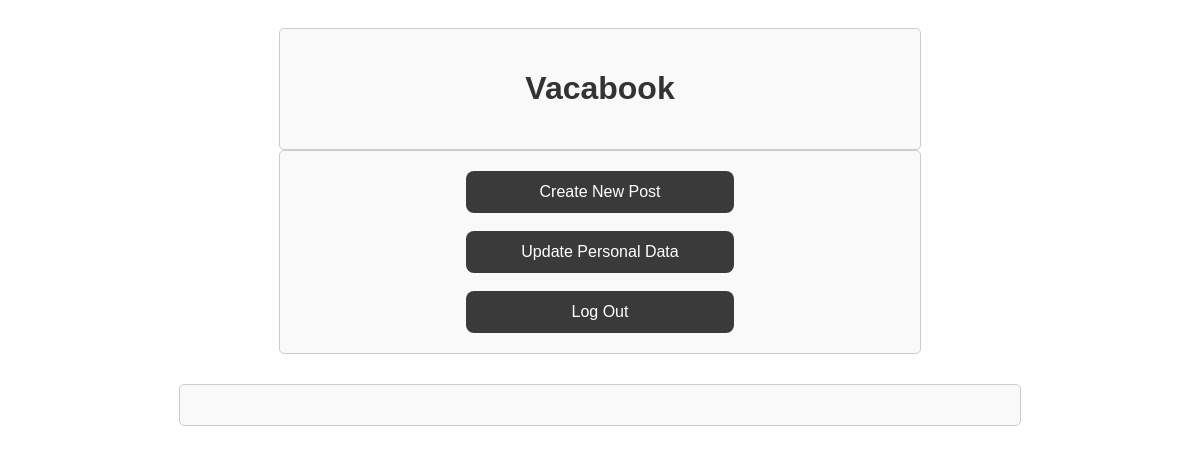
Before: /feed with the older database file.
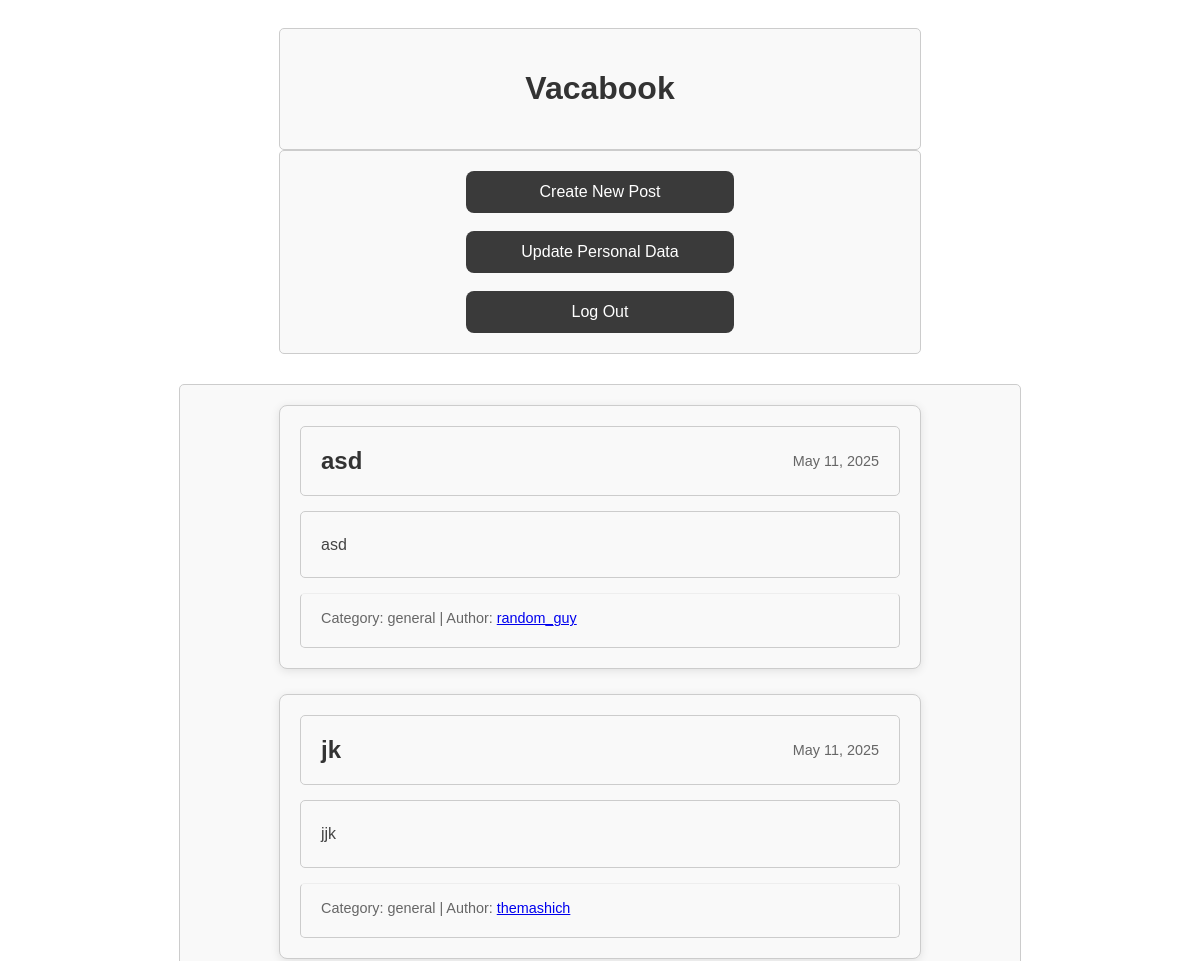
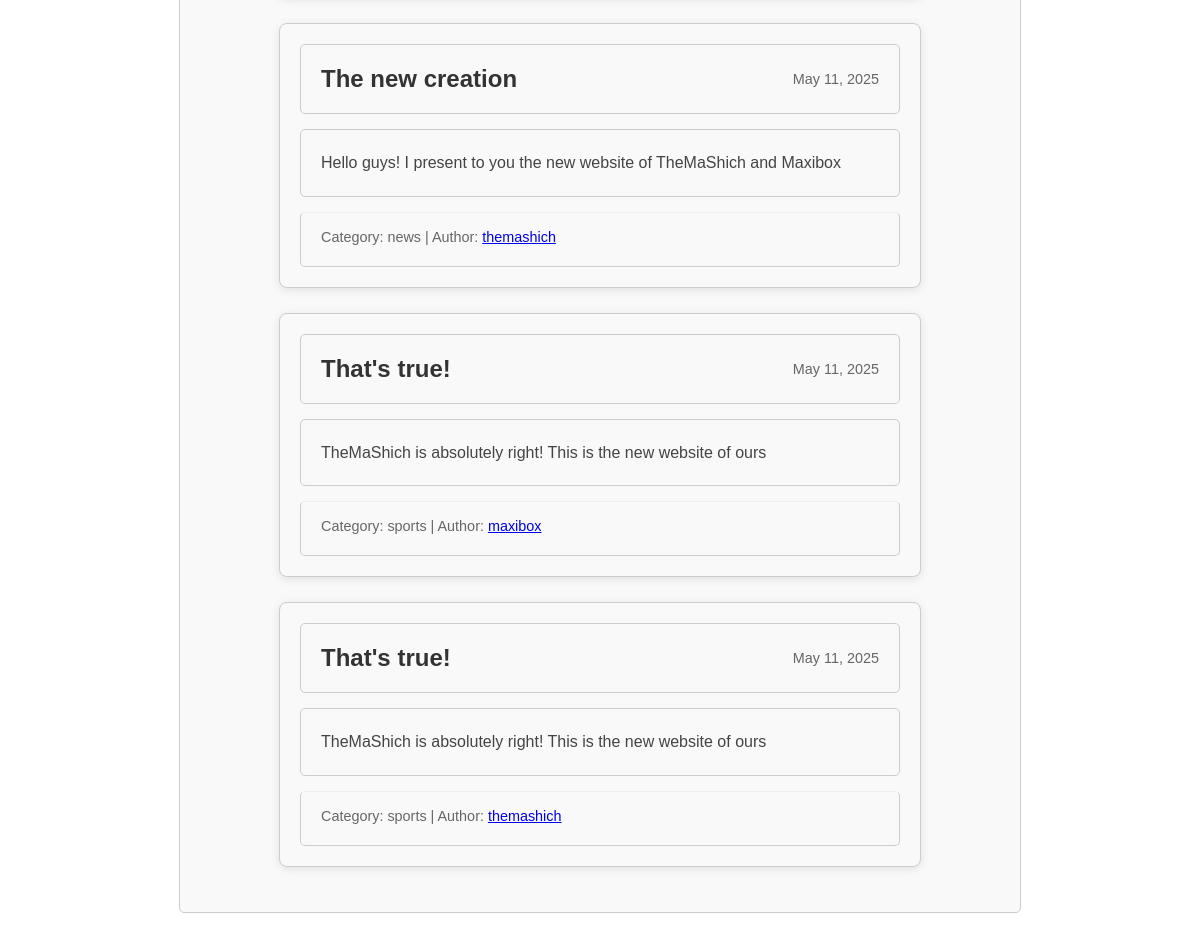
After: the same page with the newer database file (2 pictures, top to bottom).
### tables this page shows
CREATE TABLE posts (id INTEGER UNIQUE, title TEXT, content TEXT, category TEXT, creation_date TEXT, author_id INTEGER);

CREATE TABLE users (id INTEGER UNIQUE, username TEXT UNIQUE, password TEXT, name TEXT, surname TEXT, birth_date TEXT, about TEXT, mode TEXT);

### main.py (the view)
@app.route("/feed", methods=['GET', 'POST'])
def feed():
    mode = 'day'
    if current_user.is_authenticated:
        cur.execute(f"SELECT mode FROM users WHERE id = {current_user.id}")
        mode = cur.fetchone()[0]
    res = cur.execute("""Select * from posts""").fetchall()
    posts = []
    for i in range(len(res)):
        posts.append(Post(
            id = res[i][0],
            title = res[i][1],
            content = res[i][2],
            category = res[i][3],
            creation_date = string_to_date(res[i][4]),
            author = cur.execute(f"Select username from users Where id = ({res[i][5]})").fetchall()[0][0]
        ))
    return render_template(
        'feed.html',
        mode=mode,
        posts=posts
    )

### main.py (called while the page is built)
def string_to_date(string):
    year, month, day = map(int, string.split('-'))
    return date(year, month, day)

### templates/feed.html (shortened to what this page needs)
<!DOCTYPE html>
<html lang="en">
<head>
    {% if mode == "day" %}
        <link rel="stylesheet" href="static/css/day.css">
    {% elif mode == "night" %}
        <link rel="stylesheet" href="static/css/night.css">
    {% endif %}
</head>
<body>
    <div>
        <h1>Vacabook</h1>
    </div>
    <div>
        <a class="action-button" href="/create_post">Create New Post</a>
        <br/>
        <a class="action-button" href="/edit_profile">Update Personal Data</a>
        <br/>
        <a class="action-button" href="/logout">Log Out</a>
    </div>
    <div class="posts-container">
        {% for post in posts %}
        <div class="post-card">
            <div class="post-header">
                <h2 class="post-title">{{ post.title }}</h2>
                <span class="post-meta">
                    {{ post.creation_date.strftime('%B %d, %Y') }}
                </span>
            </div>
            <div class="post-content">
                {{ post.content }}
            </div>
            <div class="post-footer">
                <span class="post-meta">
                     Category: {{ post.category }} |
                    Author: <a class="user-link" href="/user/{{ post.author }}">{{ post.author }}</a>
                </span>
            </div>
        </div>
        {% endfor %}
    </div>
</body>
</html>

### static/css/day.css (style rules this page uses)
body { background-color: #ffffff; color: #000000; font-family: Arial, sans-serif; padding: 20px; }
div { border: 1px solid #cccccc; border-radius: 5px; padding: 20px; background-color: #f9f9f9; max-width: 600px; margin: auto; }
h1 { text-align: center; color: #333333; }
.action-button { margin: auto; display: block; padding: 12px 24px; background-color: #3a3a3a; color: white; text-decoration: none; font-size: 16px; border-radius: 8px; transition: background-color 0.3s ease, transform 0.2s ease; width: 220px; text-align: center; }
.posts-container { margin-top: 30px; max-width: 800px; margin-left: auto; margin-right: auto; }
.post-card { border-radius: 8px; padding: 20px; margin-bottom: 25px; box-shadow: 0 2px 10px rgba(0,0,0,0.1); }
.post-header { display: flex; justify-content: space-between; align-items: center; margin-bottom: 15px; }
.post-title { font-size: 1.5em; margin: 0; color: #333; }
.post-meta { color: #666; font-size: 0.9em; }
.post-content { margin: 15px 0; line-height: 1.6; color: #444; }
.post-footer { margin-top: 15px; border-top: 1px solid #eee; padding-top: 15px; }

Changed rows visible on the page:
added posts: title "asd", content "asd", category "general"
added users: author "random_guy"
added posts: title "jk", content "jjk", category "general"
now on this page (row edited): users: author "themashich" "themashich" "themashich"
added posts: title "The new creation", content "Hello guys! I present to you the new website of TheMaShich and Maxibox", category "news"
added posts: title "That's true!", content "TheMaShich is absolutely right! This is the new website of ours", category "sports"
now on this page (row unchanged): users: author "maxibox"
added posts: title "That's true!", content "TheMaShich is absolutely right! This is the new website of ours", category "sports"
Other visible differences:
new list line: "May 11, 2025 Category: | Author:"
